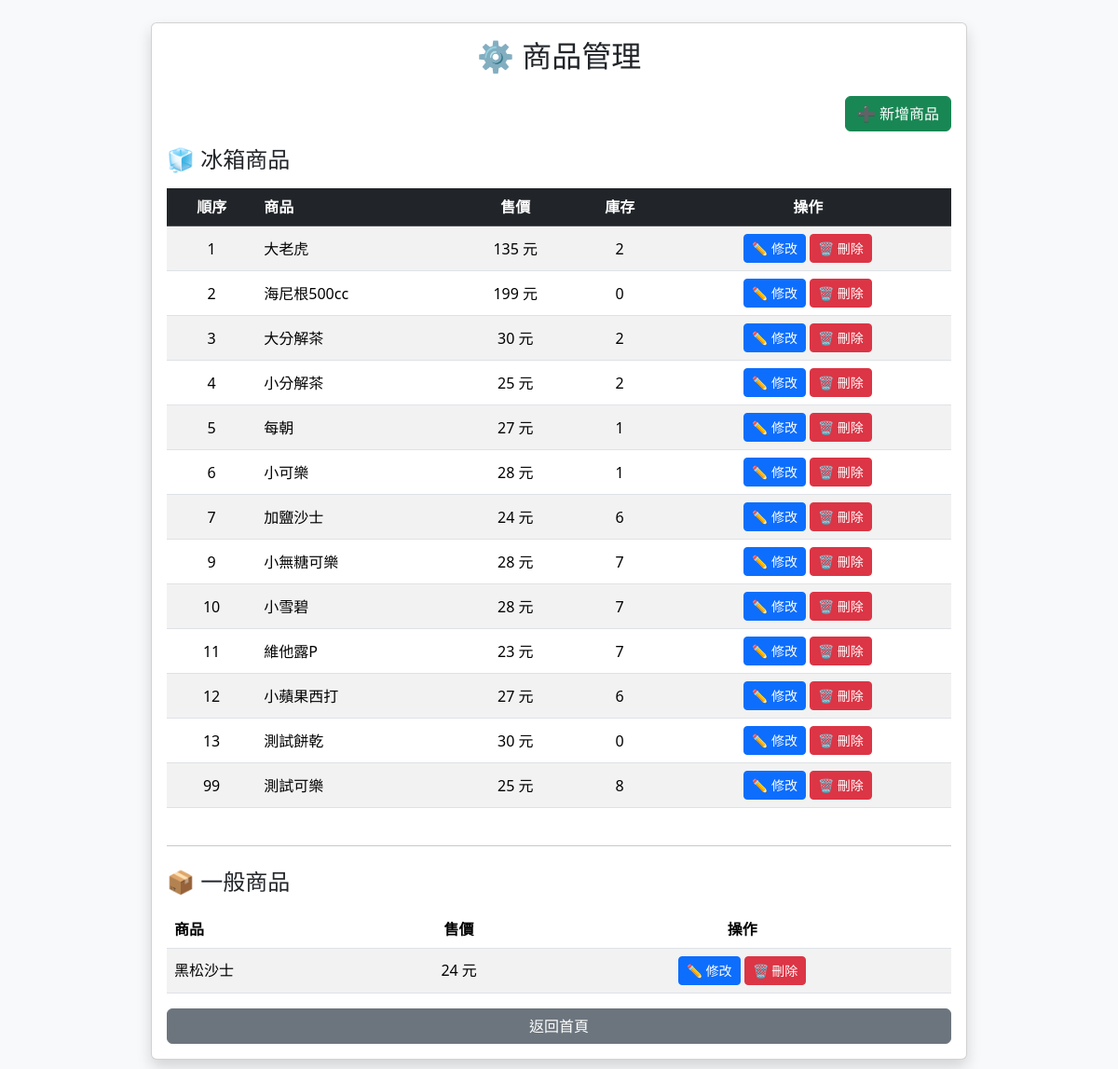
Page /products on the committed database.
### tables this page shows
CREATE TABLE "products" (
	"id"	INTEGER,
	"name"	TEXT,
	"barcode"	TEXT,
	"price"	INTEGER,
	"fridge_max"	INTEGER,
	"fridge_now"	INTEGER,
	"restock_threshold"	INTEGER,
	"display_order"	INTEGER,
	PRIMARY KEY("id" AUTOINCREMENT)
);

### web/app.py (the view)
@app.route("/products")
def products():
    conn = get_connection()
    cursor = conn.cursor()
    cursor.execute("""
    SELECT
        id,
        display_order,
        name,
        price,
        fridge_now
    FROM products
    ORDER BY
        CASE WHEN display_order=0 THEN 1 ELSE 0 END,
        display_order,
        name
    """)
    rows = cursor.fetchall()
    conn.close()
    return render_template(
        "products.html",
        rows=rows
    )

### web/db.py (called while the page is built, shortened)
def get_connection():
    BASE_DIR = os.path.dirname(
        os.path.dirname(
            os.path.abspath(__file__)
        )
    )
    DATABASE = os.path.join(
        BASE_DIR,
        "database",
        "qinxiang_store.db"
    )
    return sqlite3.connect(
        DATABASE
    )

### web/templates/products.html (shortened to what this page needs)
<!DOCTYPE html>
<html lang="zh-TW">
<head>
    <link href="https://cdn.jsdelivr.net/npm/bootstrap@5.3.7/dist/css/bootstrap.min.css" rel="stylesheet">
</head>
<body class="bg-light">
<div class="container py-4" style="max-width:900px;">
    <div class="card shadow">
        <div class="card-body">
            <h2 class="text-center mb-4">
                ⚙️ 商品管理
            </h2>
            <div class="d-flex justify-content-end mb-3">
                <a
                    href="/add"
                    class="btn btn-success">
                    ➕ 新增商品
                </a>
            </div>
            <h4 class="mb-3">
                🧊 冰箱商品
            </h4>
            <div class="table-responsive">
                <table class="table table-striped table-hover align-middle">
                    <thead class="table-dark">
                        <tr>
                            <th class="text-center">
                                順序
                            </th>
                            <th>
                                商品
                            </th>
                            <th class="text-center">
                                售價
                            </th>
                            <th class="text-center">
                                庫存
                            </th>
                            <th class="text-center">
                                操作
                            </th>
                        </tr>
                    </thead>
                    <tbody>
                    {% for row in rows %}
                        {% if row[1] > 0 %}
                        <tr>
                            <td class="text-center">
                                {{ row[1] }}
                            </td>
                            <td>
                                {{ row[2] }}
                            </td>
                            <td class="text-center">
                                {{ row[3] }} 元
                            </td>
                            <td class="text-center">
                                {{ row[4] }}
                            </td>
                            <td class="text-center">
                                <a
                                    href="/edit/{{ row[0] }}"
                                    class="btn btn-primary btn-sm">
                                    ✏️ 修改
                                </a>
                                <a
                                    href="/delete/{{ row[0] }}"
                                    class="btn btn-danger btn-sm"
                                    onclick="return confirm('確定要刪除【{{ row[2] }}】嗎？')">
                                    🗑️ 刪除
                                </a>
                            </td>
                        </tr>
                        {% endif %}
                    {% endfor %}
                    </tbody>
                </table>
            </div>
            <hr class="my-4">
            <h4 class="mb-3">
                📦 一般商品
            </h4>
            <div class="table-responsive">
                <table class="table table-striped table-hover align-middle">
                    <thead>
                        <tr>
                            <th>
                                商品
                            </th>
                            <th class="text-center">
                                售價
                            </th>
                            <th class="text-center">
                                操作
                            </th>
                        </tr>
                    </thead>
                    <tbody>
                    {% for row in rows %}
                        {% if row[1] == 0 %}
                        <tr>
                            <td>
                                {{ row[2] }}
                            </td>
                            <td class="text-center">
                                {{ row[3] }} 元
                            </td>
                            <td class="text-center">
                                <a
                                    href="/edit/{{ row[0] }}"
                                    class="btn btn-primary btn-sm">
                                    ✏️ 修改
                                </a>
                                <a
                                    href="/delete/{{ row[0] }}"
                                    class="btn btn-danger btn-sm"
                                    onclick="return confirm('確定要刪除【{{ row[2] }}】嗎？')">
                                    🗑️ 刪除
                                </a>
                            </td>
                        </tr>
                        {% endif %}
                    {% endfor %}
                    </tbody>
                </table>
            </div>
            <a
                href="/"
                class="btn btn-secondary w-100">
                返回首頁
            </a>
        </div>
    </div>
</div>
</body>
</html>

### rows in the picture
products: display_order "1", name "大老虎", price "135", fridge_now "2"
products: display_order "2", name "海尼根500cc", price "199", fridge_now "0"
products: display_order "3", name "大分解茶", price "30", fridge_now "2"
products: display_order "4", name "小分解茶", price "25", fridge_now "2"
products: display_order "5", name "每朝", price "27", fridge_now "1"
products: display_order "6", name "小可樂", price "28", fridge_now "1"
products: display_order "7", name "加鹽沙士", price "24", fridge_now "6"
products: display_order "9", name "小無糖可樂", price "28", fridge_now "7"
products: display_order "10", name "小雪碧", price "28", fridge_now "7"
products: display_order "11", name "維他露P", price "23", fridge_now "7"
products: display_order "12", name "小蘋果西打", price "27", fridge_now "6"
products: display_order "13", name "測試餅乾", price "30", fridge_now "0"
products: display_order "99", name "測試可樂", price "25", fridge_now "8"
products: name "黑松沙士", price "24"
